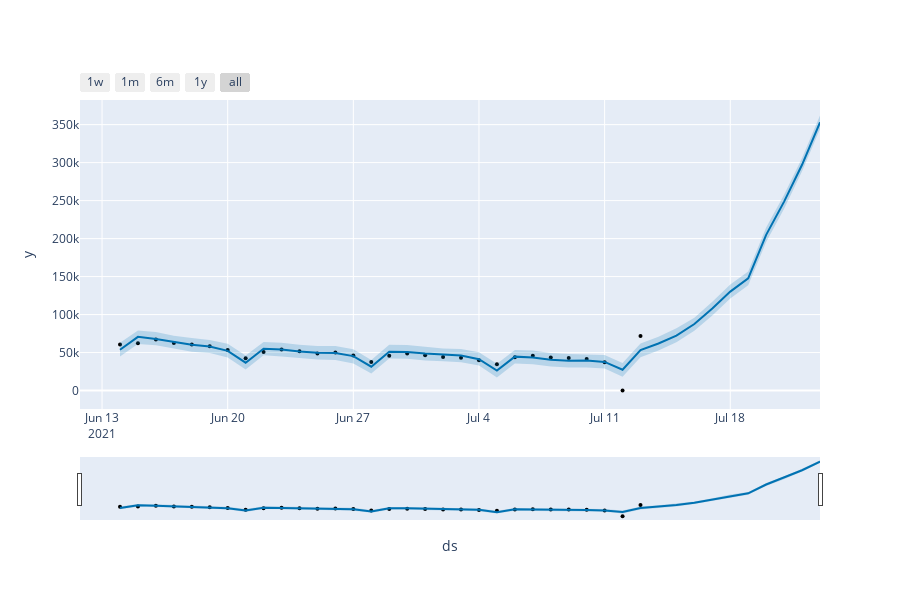

The notebook cell this image was saved under:
### Code cell
# Plot past and forcasted data in an interactive plot
fig = plot_plotly(m, forecast)
py.iplot(fig)
